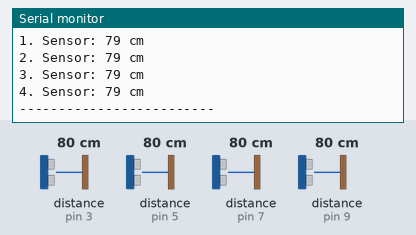
The program below on a simulated Arduino Uno, built with avr-gcc and run on an emulated ATmega328P. Shown: the last lines printed to the serial monitor. Wiring (inferred from the names in the program): 4 × ultrasonic range finder: trigger pin 2, echo pin 3 / trigger pin 4, echo pin 5 / trigger pin 6, echo pin 7 / trigger pin 8, echo pin 9. The test bench sets the inputs (shaded band); at power-on: distance to the obstacle (sensors on pin 3, pin 5, pin 7, pin 9) 80 cm. The echo pulse lasts 58.3 µs per cm.

Above: at 1.2 s.
1.3 s: distance to the obstacle (sensor on pin 3) set to 299 cm
4.3 s: distance to the obstacle (sensor on pin 5) set to 120 cm
7.3 s: distance to the obstacle (sensor on pin 7) set to 120 cm
At 7.89 s:
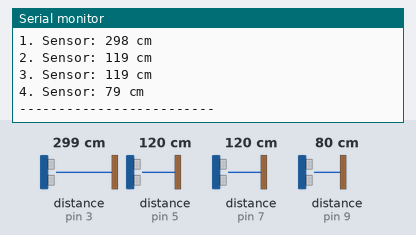
10.3 s: distance to the obstacle (sensor on pin 9) set to 18 cm
At 10.9 s:
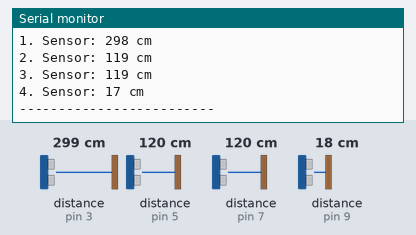
13.3 s: distance to the obstacle (sensor on pin 5) set to 250 cm
16.3 s: distance to the obstacle (sensor on pin 3) set to 120 cm
Timing chart, 0 to 19.3 s (numbered marks = the images above; inputs shaded):
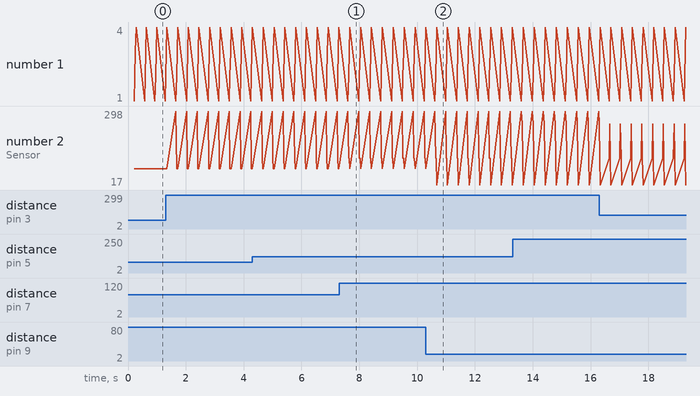

Measured:
- after the input at 7.3 s, the serial monitor: prints a new line after 0.35 s (image 1)
- after the input at 10.3 s, the serial monitor: prints a new line after 0.38 s (image 2)
- plotted number 2: 119 → 17 after the input at 10.3 s, 17 → 249 after the input at 13.3 s

The program:

main.cpp
```cpp
#include <Arduino.h>

// 1. Sensör Pinleri
const int trigPin1 = 2;
const int echoPin1 = 3;

// 2. Sensör Pinleri
const int trigPin2 = 4;
const int echoPin2 = 5;

// 3. Sensör Pinleri
const int trigPin3 = 6;
const int echoPin3 = 7;

// 4. Sensör Pinleri
const int trigPin4 = 8;
const int echoPin4 = 9;

void setup() {
  Serial.begin(9600);

  // Tüm Trig pinleri ÇIKIŞ, Echo pinleri GİRİŞ olarak ayarlanıyor
  pinMode(trigPin1, OUTPUT);
  pinMode(echoPin1, INPUT);

  pinMode(trigPin2, OUTPUT);
  pinMode(echoPin2, INPUT);

  pinMode(trigPin3, OUTPUT);
  pinMode(echoPin3, INPUT);

  pinMode(trigPin4, OUTPUT);
  pinMode(echoPin4, INPUT);
}

// Mesafe ölçüm işlemini yapan özel fonksiyonumuz
int mesafeOlc(int trigPin, int echoPin) {
  digitalWrite(trigPin, LOW);
  delayMicroseconds(2);
  digitalWrite(trigPin, HIGH);
  delayMicroseconds(10);
  digitalWrite(trigPin, LOW);

  // 35000 mikrosaniye zaman aşımı sınırı
  long sure = pulseIn(echoPin, HIGH, 35000);

  if (sure == 0) {
    return -1; // Yankı alınamazsa kodun anlamsız bir sayı yerine -1 döndürmesini sağlıyoruz
  } else {
    return sure * 0.0343 / 2; // Mesafeyi cm cinsinden hesaplayıp döndürüyoruz
  }
}

void loop() {
  // Sensörlerden verileri okuyup değişkenlere kaydediyoruz
  int mesafe1 = mesafeOlc(trigPin1, echoPin1);
  delay(50);

  int mesafe2 = mesafeOlc(trigPin2, echoPin2);
  delay(50);

  int mesafe3 = mesafeOlc(trigPin3, echoPin3);
  delay(50);

  int mesafe4 = mesafeOlc(trigPin4, echoPin4);
  delay(50);

  // --- Ekrana Yazdırma Bölümü ---

  Serial.print("1. Sensor: ");
  if (mesafe1 == -1) { Serial.println("Menzil disi"); }
  else { Serial.print(mesafe1); Serial.println(" cm"); }

  Serial.print("2. Sensor: ");
  if (mesafe2 == -1) { Serial.println("Menzil disi"); }
  else { Serial.print(mesafe2); Serial.println(" cm"); }

  Serial.print("3. Sensor: ");
  if (mesafe3 == -1) { Serial.println("Menzil disi"); }
  else { Serial.print(mesafe3); Serial.println(" cm"); }

  Serial.print("4. Sensor: ");
  if (mesafe4 == -1) { Serial.println("Menzil disi"); }
  else { Serial.print(mesafe4); Serial.println(" cm"); }

  // Okumaların birbirine karışmaması için araya bir çizgi çekiyoruz
  Serial.println("-------------------------");

  delay(100); // Tüm ölçümler bittikten sonra yarım saniye bekliyoruz
}
```
